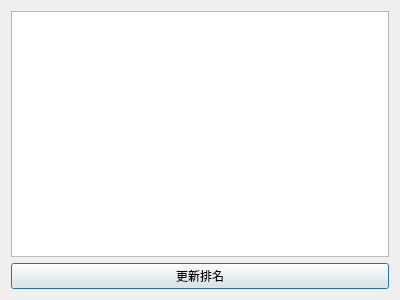
<?xml version="1.0" encoding="UTF-8"?>
<ui version="4.0">
 <class>ranklist</class>
 <widget class="QDialog" name="ranklist">
  <property name="geometry">
   <rect>
    <x>0</x>
    <y>0</y>
    <width>400</width>
    <height>300</height>
   </rect>
  </property>
  <property name="windowTitle">
   <string>Dialog</string>
  </property>
  <layout class="QVBoxLayout" name="verticalLayout_2">
   <item>
    <layout class="QVBoxLayout" name="verticalLayout">
     <item>
      <widget class="QListWidget" name="listWidget"/>
     </item>
     <item>
      <widget class="QPushButton" name="pushButton">
       <property name="text">
        <string>更新排名</string>
       </property>
      </widget>
     </item>
    </layout>
   </item>
  </layout>
 </widget>
 <resources/>
 <connections/>
</ui>
